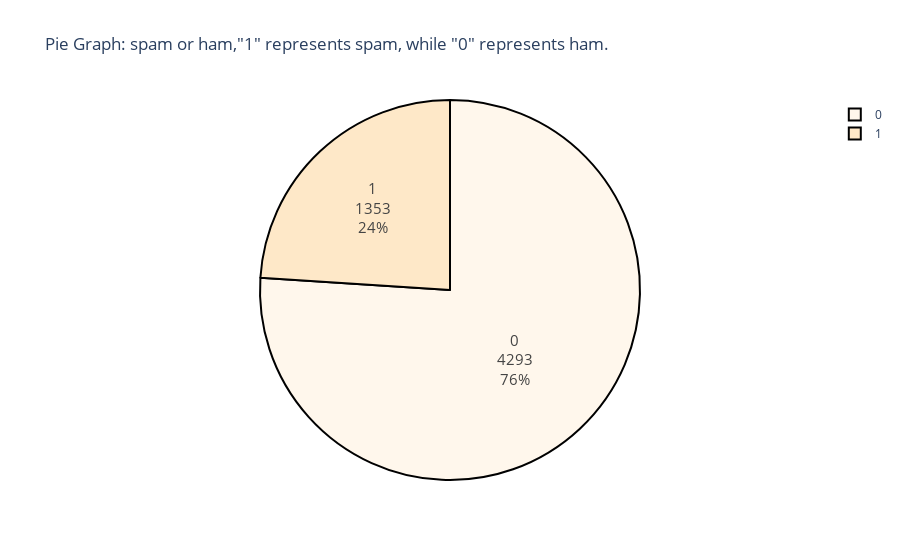

Source (notebook cell):
### Markdown cell above
<span style="font-size: 24px;">**Analyzing Text Statistics （EDA）**</span>

### Code cell
spam_category = data['spam'].value_counts()

fig = px.pie(values=spam_category.values, 
             names=spam_category.index, 
             color_discrete_sequence=px.colors.sequential.OrRd,
             title= 'Pie Graph: spam or ham,"1" represents spam, while "0" represents ham.')
fig.update_traces(hoverinfo='label+percent', textinfo='label+value+percent', textfont_size=15,
                  marker=dict(line=dict(color='#000000', width=2)))
fig.show()

### Figure 1 — Plotly figure (JSON) as saved in the notebook; plotly's stock layout.template omitted (floating-point values rounded to 4 significant figures)
{"data": [{"domain": {"x": [0, 1], "y": [0, 1]}, "hoverinfo": "label+percent", "hovertemplate": "label=%{label}<br>value=%{value}<extra></extra>", "labels": [0, 1], "legendgroup": "", "marker": {"line": {"color": "#000000", "width": 2}}, "name": "", "showlegend": true, "textfont": {"size": 15}, "textinfo": "label+value+percent", "type": "pie", "values": [4293, 1353]}], "layout": {"legend": {"tracegroupgap": 0}, "piecolorway": ["rgb(255,247,236)", "rgb(254,232,200)", "rgb(253,212,158)", "rgb(253,187,132)", "rgb(252,141,89)", "rgb(239,101,72)", "rgb(215,48,31)", "rgb(179,0,0)", "rgb(127,0,0)"], "title": {"text": "Pie Graph: spam or ham,\"1\" represents spam, while \"0\" represents ham."}}}
